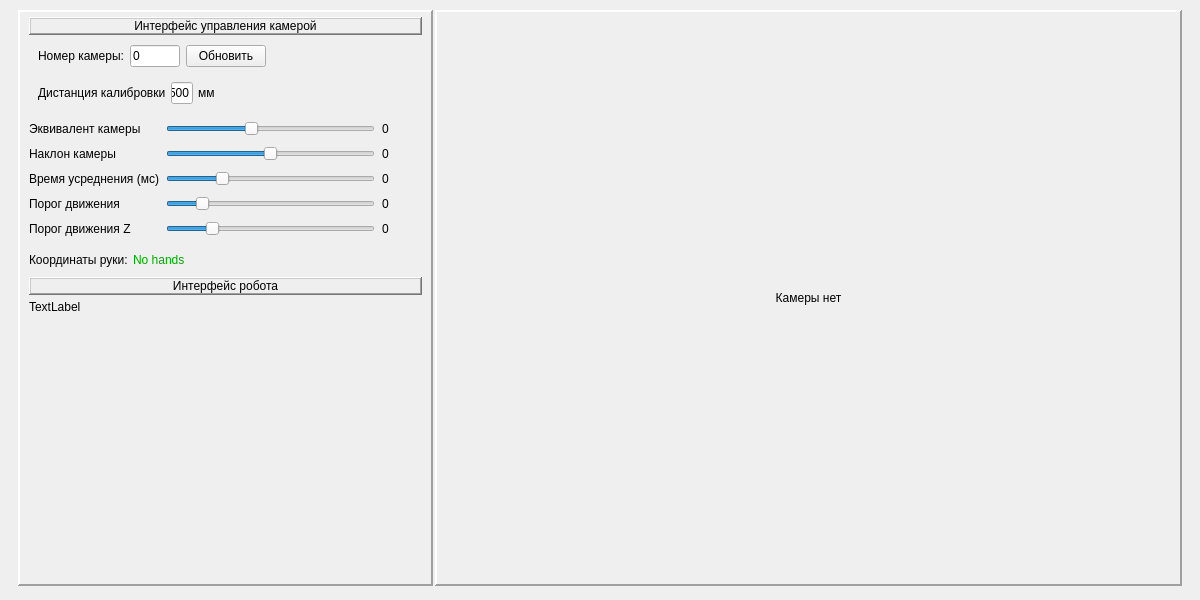
<?xml version="1.0" encoding="UTF-8"?>
<ui version="4.0">
 <class>MainWindow</class>
 <widget class="QMainWindow" name="MainWindow">
  <property name="enabled">
   <bool>true</bool>
  </property>
  <property name="geometry">
   <rect>
    <x>0</x>
    <y>0</y>
    <width>1200</width>
    <height>600</height>
   </rect>
  </property>
  <property name="windowTitle">
   <string>HandTracker</string>
  </property>
  <widget class="QWidget" name="centralwidget">
   <layout class="QGridLayout" name="gridLayout_6">
    <item row="0" column="0">
     <widget class="QFrame" name="verticalFrame">
      <property name="frameShape">
       <enum>QFrame::NoFrame</enum>
      </property>
      <property name="frameShadow">
       <enum>QFrame::Raised</enum>
      </property>
      <property name="lineWidth">
       <number>2</number>
      </property>
      <layout class="QVBoxLayout" name="verticalLayout_4" stretch="10">
       <property name="spacing">
        <number>2</number>
       </property>
       <property name="topMargin">
        <number>1</number>
       </property>
       <property name="bottomMargin">
        <number>5</number>
       </property>
       <item>
        <layout class="QHBoxLayout" name="horizontalLayout_5" stretch="10,18">
         <item>
          <widget class="QFrame" name="frame">
           <property name="frameShape">
            <enum>QFrame::Panel</enum>
           </property>
           <property name="frameShadow">
            <enum>QFrame::Raised</enum>
           </property>
           <property name="lineWidth">
            <number>2</number>
           </property>
           <layout class="QVBoxLayout" name="verticalLayout">
            <property name="spacing">
             <number>5</number>
            </property>
            <property name="topMargin">
             <number>5</number>
            </property>
            <property name="bottomMargin">
             <number>5</number>
            </property>
            <item>
             <widget class="QLabel" name="label_10">
              <property name="sizePolicy">
               <sizepolicy hsizetype="Preferred" vsizetype="Maximum">
                <horstretch>0</horstretch>
                <verstretch>0</verstretch>
               </sizepolicy>
              </property>
              <property name="styleSheet">
               <string notr="true">font: 75 12pt &quot;Calibri&quot;;</string>
              </property>
              <property name="frameShape">
               <enum>QFrame::WinPanel</enum>
              </property>
              <property name="frameShadow">
               <enum>QFrame::Raised</enum>
              </property>
              <property name="lineWidth">
               <number>1</number>
              </property>
              <property name="text">
               <string>Интерфейс управления камерой</string>
              </property>
              <property name="alignment">
               <set>Qt::AlignCenter</set>
              </property>
              <property name="margin">
               <number>2</number>
              </property>
             </widget>
            </item>
            <item>
             <widget class="QFrame" name="frame">
              <property name="sizePolicy">
               <sizepolicy hsizetype="Preferred" vsizetype="Maximum">
                <horstretch>0</horstretch>
                <verstretch>0</verstretch>
               </sizepolicy>
              </property>
              <layout class="QGridLayout" name="gridLayout_3">
               <property name="topMargin">
                <number>5</number>
               </property>
               <property name="bottomMargin">
                <number>5</number>
               </property>
               <item row="0" column="2">
                <widget class="QPushButton" name="Start_cam">
                 <property name="sizePolicy">
                  <sizepolicy hsizetype="Minimum" vsizetype="Fixed">
                   <horstretch>0</horstretch>
                   <verstretch>0</verstretch>
                  </sizepolicy>
                 </property>
                 <property name="text">
                  <string>Обновить</string>
                 </property>
                </widget>
               </item>
               <item row="0" column="0">
                <widget class="QLabel" name="label">
                 <property name="sizePolicy">
                  <sizepolicy hsizetype="Maximum" vsizetype="Preferred">
                   <horstretch>0</horstretch>
                   <verstretch>0</verstretch>
                  </sizepolicy>
                 </property>
                 <property name="text">
                  <string>Номер камеры:</string>
                 </property>
                 <property name="alignment">
                  <set>Qt::AlignLeading|Qt::AlignLeft|Qt::AlignVCenter</set>
                 </property>
                </widget>
               </item>
               <item row="0" column="1">
                <widget class="QLineEdit" name="NumCamEditLine">
                 <property name="sizePolicy">
                  <sizepolicy hsizetype="Fixed" vsizetype="Fixed">
                   <horstretch>100</horstretch>
                   <verstretch>0</verstretch>
                  </sizepolicy>
                 </property>
                 <property name="minimumSize">
                  <size>
                   <width>0</width>
                   <height>0</height>
                  </size>
                 </property>
                 <property name="maximumSize">
                  <size>
                   <width>50</width>
                   <height>16777215</height>
                  </size>
                 </property>
                 <property name="baseSize">
                  <size>
                   <width>0</width>
                   <height>0</height>
                  </size>
                 </property>
                 <property name="text">
                  <string>0</string>
                 </property>
                </widget>
               </item>
               <item row="0" column="3">
                <widget class="QLabel" name="label_2">
                 <property name="sizePolicy">
                  <sizepolicy hsizetype="MinimumExpanding" vsizetype="Preferred">
                   <horstretch>0</horstretch>
                   <verstretch>0</verstretch>
                  </sizepolicy>
                 </property>
                 <property name="text">
                  <string/>
                 </property>
                </widget>
               </item>
              </layout>
             </widget>
            </item>
            <item>
             <widget class="QFrame" name="horizontalFrame_2">
              <property name="sizePolicy">
               <sizepolicy hsizetype="Preferred" vsizetype="Maximum">
                <horstretch>0</horstretch>
                <verstretch>0</verstretch>
               </sizepolicy>
              </property>
              <layout class="QHBoxLayout" name="horizontalLayout_2" stretch="1,1,1,10">
               <property name="spacing">
                <number>5</number>
               </property>
               <property name="topMargin">
                <number>5</number>
               </property>
               <property name="bottomMargin">
                <number>5</number>
               </property>
               <item>
                <widget class="QLabel" name="lab_2">
                 <property name="sizePolicy">
                  <sizepolicy hsizetype="Minimum" vsizetype="Preferred">
                   <horstretch>0</horstretch>
                   <verstretch>0</verstretch>
                  </sizepolicy>
                 </property>
                 <property name="text">
                  <string>Дистанция калибровки</string>
                 </property>
                </widget>
               </item>
               <item>
                <widget class="QLineEdit" name="CalibDist">
                 <property name="sizePolicy">
                  <sizepolicy hsizetype="Maximum" vsizetype="Fixed">
                   <horstretch>0</horstretch>
                   <verstretch>0</verstretch>
                  </sizepolicy>
                 </property>
                 <property name="maximumSize">
                  <size>
                   <width>50</width>
                   <height>16777215</height>
                  </size>
                 </property>
                 <property name="text">
                  <string>500</string>
                 </property>
                </widget>
               </item>
               <item>
                <widget class="QLabel" name="label_3">
                 <property name="text">
                  <string>мм</string>
                 </property>
                 <property name="margin">
                  <number>3</number>
                 </property>
                </widget>
               </item>
               <item>
                <widget class="QLabel" name="label_4">
                 <property name="sizePolicy">
                  <sizepolicy hsizetype="MinimumExpanding" vsizetype="Preferred">
                   <horstretch>0</horstretch>
                   <verstretch>0</verstretch>
                  </sizepolicy>
                 </property>
                 <property name="text">
                  <string/>
                 </property>
                </widget>
               </item>
              </layout>
             </widget>
            </item>
            <item>
             <layout class="QGridLayout" name="gridLayout_4" columnstretch="1,10,2">
              <property name="topMargin">
               <number>7</number>
              </property>
              <property name="bottomMargin">
               <number>7</number>
              </property>
              <property name="horizontalSpacing">
               <number>7</number>
              </property>
              <property name="verticalSpacing">
               <number>10</number>
              </property>
              <item row="2" column="1">
               <widget class="QSlider" name="TimeApprox">
                <property name="maximum">
                 <number>2000</number>
                </property>
                <property name="pageStep">
                 <number>1</number>
                </property>
                <property name="value">
                 <number>500</number>
                </property>
                <property name="orientation">
                 <enum>Qt::Horizontal</enum>
                </property>
               </widget>
              </item>
              <item row="0" column="1">
               <widget class="QSlider" name="CalibCam">
                <property name="maximum">
                 <number>200</number>
                </property>
                <property name="pageStep">
                 <number>1</number>
                </property>
                <property name="value">
                 <number>80</number>
                </property>
                <property name="orientation">
                 <enum>Qt::Horizontal</enum>
                </property>
               </widget>
              </item>
              <item row="2" column="2">
               <widget class="QLabel" name="Lab_TimeApprox">
                <property name="sizePolicy">
                 <sizepolicy hsizetype="Fixed" vsizetype="Preferred">
                  <horstretch>0</horstretch>
                  <verstretch>0</verstretch>
                 </sizepolicy>
                </property>
                <property name="text">
                 <string>0</string>
                </property>
                <property name="margin">
                 <number>3</number>
                </property>
               </widget>
              </item>
              <item row="3" column="1">
               <widget class="QSlider" name="FixedParam">
                <property name="maximum">
                 <number>20</number>
                </property>
                <property name="pageStep">
                 <number>1</number>
                </property>
                <property name="value">
                 <number>3</number>
                </property>
                <property name="orientation">
                 <enum>Qt::Horizontal</enum>
                </property>
               </widget>
              </item>
              <item row="4" column="0">
               <widget class="QLabel" name="label_8">
                <property name="text">
                 <string>Порог движения Z</string>
                </property>
               </widget>
              </item>
              <item row="1" column="2">
               <widget class="QLabel" name="Lab_CamAngle">
                <property name="sizePolicy">
                 <sizepolicy hsizetype="Fixed" vsizetype="Preferred">
                  <horstretch>0</horstretch>
                  <verstretch>0</verstretch>
                 </sizepolicy>
                </property>
                <property name="text">
                 <string>0</string>
                </property>
                <property name="margin">
                 <number>3</number>
                </property>
               </widget>
              </item>
              <item row="3" column="2">
               <widget class="QLabel" name="Lab_FixedParam">
                <property name="sizePolicy">
                 <sizepolicy hsizetype="Fixed" vsizetype="Preferred">
                  <horstretch>0</horstretch>
                  <verstretch>0</verstretch>
                 </sizepolicy>
                </property>
                <property name="text">
                 <string>0</string>
                </property>
                <property name="margin">
                 <number>3</number>
                </property>
               </widget>
              </item>
              <item row="1" column="0">
               <widget class="QLabel" name="label_5">
                <property name="text">
                 <string>Наклон камеры</string>
                </property>
               </widget>
              </item>
              <item row="2" column="0">
               <widget class="QLabel" name="label_6">
                <property name="text">
                 <string>Время усреднения (мс)</string>
                </property>
               </widget>
              </item>
              <item row="4" column="2">
               <widget class="QLabel" name="Lab_FixedParam_Z">
                <property name="sizePolicy">
                 <sizepolicy hsizetype="Fixed" vsizetype="Preferred">
                  <horstretch>0</horstretch>
                  <verstretch>0</verstretch>
                 </sizepolicy>
                </property>
                <property name="text">
                 <string>0</string>
                </property>
                <property name="margin">
                 <number>3</number>
                </property>
               </widget>
              </item>
              <item row="3" column="0">
               <widget class="QLabel" name="label_7">
                <property name="text">
                 <string>Порог движения</string>
                </property>
               </widget>
              </item>
              <item row="1" column="1">
               <widget class="QSlider" name="CamAngle">
                <property name="maximum">
                 <number>180</number>
                </property>
                <property name="pageStep">
                 <number>1</number>
                </property>
                <property name="value">
                 <number>90</number>
                </property>
                <property name="orientation">
                 <enum>Qt::Horizontal</enum>
                </property>
               </widget>
              </item>
              <item row="0" column="2">
               <widget class="QLabel" name="Lab_CalibCam">
                <property name="sizePolicy">
                 <sizepolicy hsizetype="Fixed" vsizetype="Preferred">
                  <horstretch>0</horstretch>
                  <verstretch>0</verstretch>
                 </sizepolicy>
                </property>
                <property name="minimumSize">
                 <size>
                  <width>40</width>
                  <height>0</height>
                 </size>
                </property>
                <property name="text">
                 <string extracomment="3324243">0</string>
                </property>
                <property name="margin">
                 <number>3</number>
                </property>
               </widget>
              </item>
              <item row="0" column="0">
               <widget class="QLabel" name="lab">
                <property name="text">
                 <string>Эквивалент камеры</string>
                </property>
               </widget>
              </item>
              <item row="4" column="1">
               <widget class="QSlider" name="FixedParam_Z">
                <property name="maximum">
                 <number>20</number>
                </property>
                <property name="pageStep">
                 <number>1</number>
                </property>
                <property name="value">
                 <number>4</number>
                </property>
                <property name="orientation">
                 <enum>Qt::Horizontal</enum>
                </property>
               </widget>
              </item>
             </layout>
            </item>
            <item>
             <layout class="QHBoxLayout" name="horizontalLayout_3">
              <property name="topMargin">
               <number>5</number>
              </property>
              <property name="bottomMargin">
               <number>5</number>
              </property>
              <item>
               <widget class="QLabel" name="label_11">
                <property name="text">
                 <string>Координаты руки:</string>
                </property>
               </widget>
              </item>
              <item>
               <widget class="QLabel" name="Hand_Coords">
                <property name="styleSheet">
                 <string notr="true">font: 75 14pt &quot;Calibri&quot;;
color: rgb(0, 170, 0);</string>
                </property>
                <property name="text">
                 <string>No hands</string>
                </property>
               </widget>
              </item>
              <item>
               <widget class="QLabel" name="label_13">
                <property name="sizePolicy">
                 <sizepolicy hsizetype="Expanding" vsizetype="Preferred">
                  <horstretch>0</horstretch>
                  <verstretch>0</verstretch>
                 </sizepolicy>
                </property>
                <property name="text">
                 <string/>
                </property>
               </widget>
              </item>
             </layout>
            </item>
            <item>
             <widget class="QLabel" name="label_9">
              <property name="sizePolicy">
               <sizepolicy hsizetype="Preferred" vsizetype="Maximum">
                <horstretch>0</horstretch>
                <verstretch>0</verstretch>
               </sizepolicy>
              </property>
              <property name="styleSheet">
               <string notr="true">font: 75 12pt &quot;Calibri&quot;;</string>
              </property>
              <property name="frameShape">
               <enum>QFrame::WinPanel</enum>
              </property>
              <property name="frameShadow">
               <enum>QFrame::Raised</enum>
              </property>
              <property name="text">
               <string>Интерфейс робота</string>
              </property>
              <property name="alignment">
               <set>Qt::AlignCenter</set>
              </property>
              <property name="margin">
               <number>2</number>
              </property>
             </widget>
            </item>
            <item>
             <layout class="QHBoxLayout" name="horizontalLayout_4">
              <item>
               <widget class="QLabel" name="label_12">
                <property name="text">
                 <string>TextLabel</string>
                </property>
               </widget>
              </item>
             </layout>
            </item>
            <item>
             <widget class="QFrame" name="horizontalFrame">
              <property name="sizePolicy">
               <sizepolicy hsizetype="Preferred" vsizetype="MinimumExpanding">
                <horstretch>0</horstretch>
                <verstretch>0</verstretch>
               </sizepolicy>
              </property>
              <layout class="QHBoxLayout" name="horizontalLayout"/>
             </widget>
            </item>
           </layout>
          </widget>
         </item>
         <item>
          <widget class="QLabel" name="Lab_Cam">
           <property name="sizePolicy">
            <sizepolicy hsizetype="Ignored" vsizetype="Ignored">
             <horstretch>0</horstretch>
             <verstretch>0</verstretch>
            </sizepolicy>
           </property>
           <property name="minimumSize">
            <size>
             <width>0</width>
             <height>0</height>
            </size>
           </property>
           <property name="palette">
            <palette>
             <active>
              <colorrole role="Base">
               <brush brushstyle="SolidPattern">
                <color alpha="255">
                 <red>255</red>
                 <green>255</green>
                 <blue>255</blue>
                </color>
               </brush>
              </colorrole>
             </active>
             <inactive>
              <colorrole role="Base">
               <brush brushstyle="SolidPattern">
                <color alpha="255">
                 <red>255</red>
                 <green>255</green>
                 <blue>255</blue>
                </color>
               </brush>
              </colorrole>
             </inactive>
             <disabled>
              <colorrole role="Base">
               <brush brushstyle="SolidPattern">
                <color alpha="255">
                 <red>240</red>
                 <green>240</green>
                 <blue>240</blue>
                </color>
               </brush>
              </colorrole>
             </disabled>
            </palette>
           </property>
           <property name="whatsThis">
            <string/>
           </property>
           <property name="autoFillBackground">
            <bool>false</bool>
           </property>
           <property name="styleSheet">
            <string notr="true">font: 75 14pt &quot;Calibri&quot;</string>
           </property>
           <property name="frameShape">
            <enum>QFrame::Panel</enum>
           </property>
           <property name="frameShadow">
            <enum>QFrame::Raised</enum>
           </property>
           <property name="lineWidth">
            <number>2</number>
           </property>
           <property name="text">
            <string>&lt;html&gt;&lt;head/&gt;&lt;body&gt;&lt;p&gt;Камеры нет&lt;/p&gt;&lt;/body&gt;&lt;/html&gt;</string>
           </property>
           <property name="alignment">
            <set>Qt::AlignCenter</set>
           </property>
           <property name="margin">
            <number>10</number>
           </property>
          </widget>
         </item>
        </layout>
       </item>
      </layout>
     </widget>
    </item>
   </layout>
  </widget>
 </widget>
 <resources/>
 <connections>
  <connection>
   <sender>CalibCam</sender>
   <signal>valueChanged(int)</signal>
   <receiver>Lab_CalibCam</receiver>
   <slot>setNum(int)</slot>
   <hints>
    <hint type="sourcelabel">
     <x>266</x>
     <y>178</y>
    </hint>
    <hint type="destinationlabel">
     <x>386</x>
     <y>178</y>
    </hint>
   </hints>
  </connection>
 </connections>
</ui>
